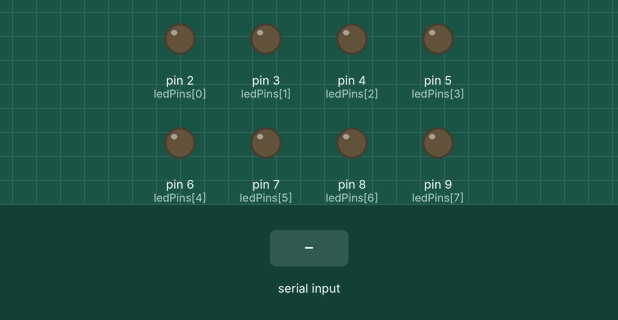
This sketch was run on a simulated Arduino Uno, built with avr-gcc and run on an emulated ATmega328P. Shown: output pins drawn as LEDs (lit = HIGH). The inputs (shaded band) are chosen by the test bench.

Above: at 1.2 s.
1.3 s: "90,45\n" received over Serial
At 2.3 s:
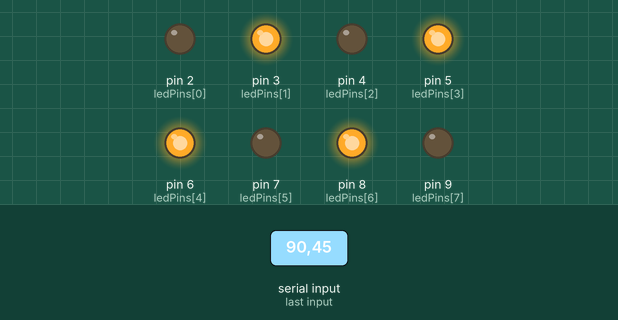
At 6.9 s:
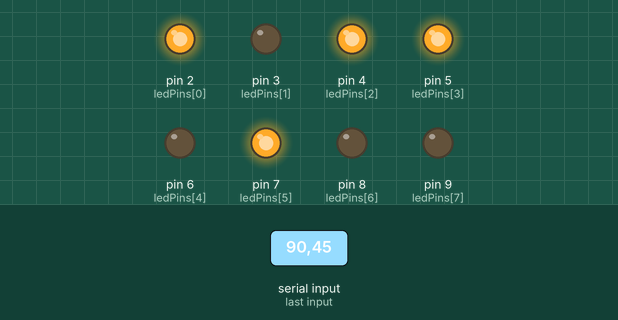
Timing chart, 0 to 11.8 s (numbered marks = the images above; inputs shaded):
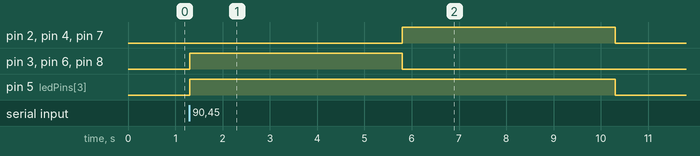

Measured:
- after the input at 1.3 s, pin 2 (ledPins[0]), pin 4 (ledPins[2]), pin 7 (ledPins[5]): LOW → HIGH after 4.5 s, → LOW 4.5 s later; pin 3 (ledPins[1]), pin 6 (ledPins[4]), pin 8 (ledPins[6]): LOW → HIGH at once, → LOW 4.5 s later; pin 5 (ledPins[3]): LOW → HIGH at once, → LOW 9.0 s later

The sketch:

DecimalaBinario.ino
```cpp
const int ledPins[8] = {2,3,4,5,6,7,8,9};

void setup(){
  Serial.begin(9600);
  for (int i = 0; i < 8; i++) {
    pinMode(ledPins[i],OUTPUT);
  }
}

void loop(){
  if(Serial.available()>0){
    int numero = Serial.parseInt();
    if(numero>=0 && numero <= 255){
      mostrarBinario(numero);
      delay(4500);
      apagarLeds();
    }
    else{
      Serial.println("Número fuera de rango (0-255)");
    }
  }
}

void mostrarBinario(int num){
  for(int i = 0; i < 8; i++){
    digitalWrite(ledPins[i], (num >> i)&1);
  }
}

void apagarLeds(){
  for (int i = 0; i < 8; i++) {
    digitalWrite(ledPins[i],LOW);
  }
}
```
